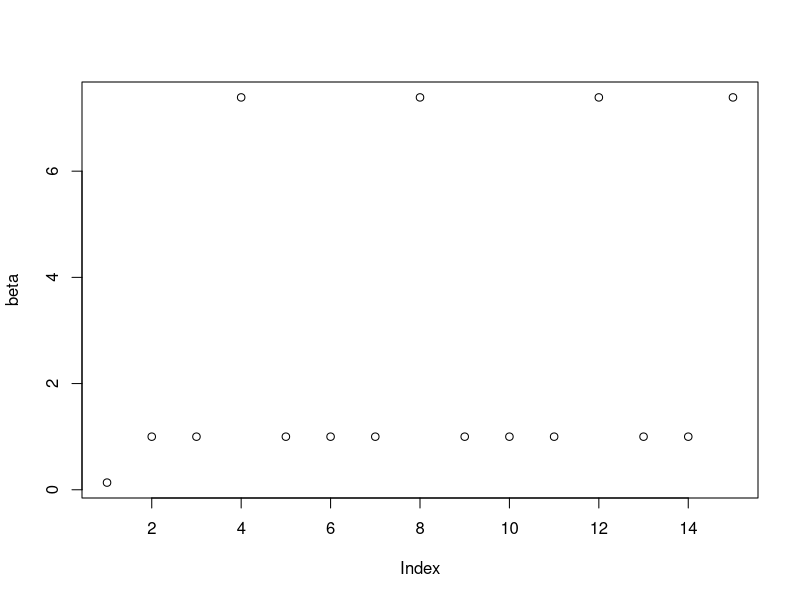
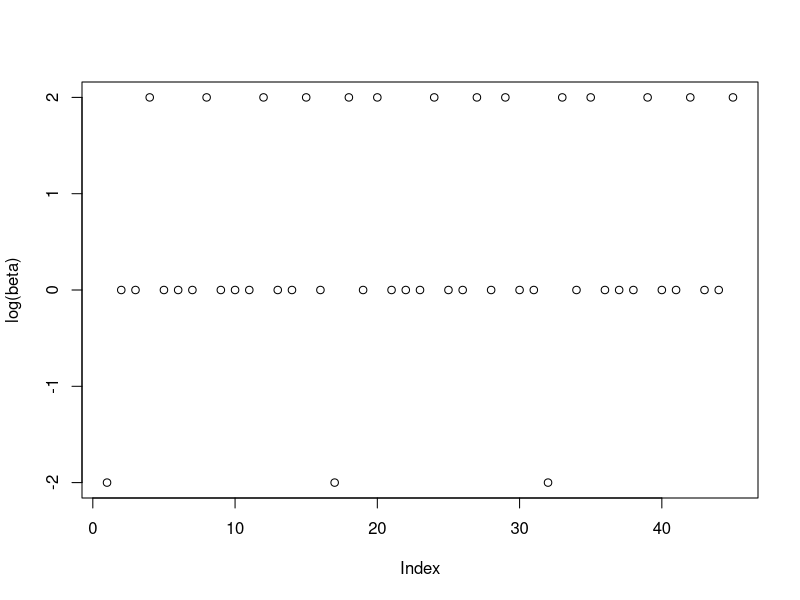
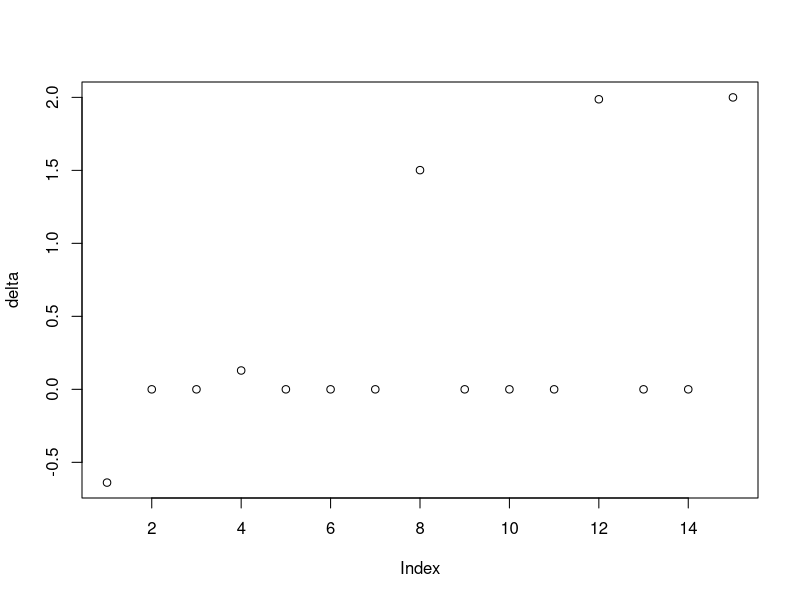
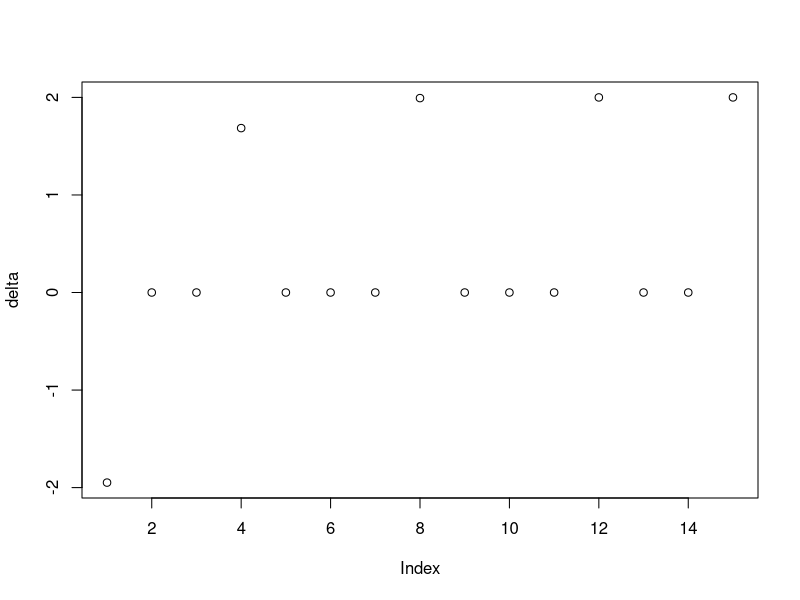
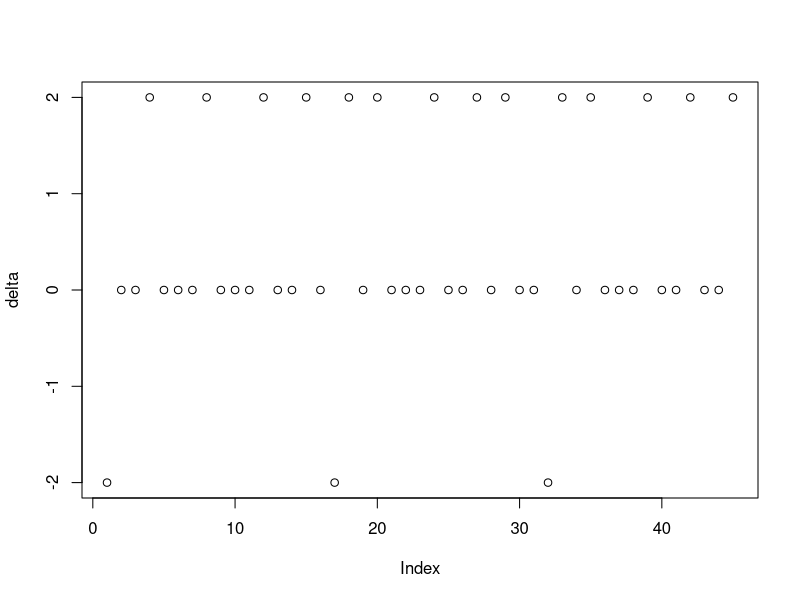

These charts were generated, in order, by the following R code:
##### Read data

setwd('Dropbox/Work/Courses/Berkeley/STAT 222/STAT-222-Capstone-Project')
data <- read.csv('Data/deathrate.csv')

##### Clean data

# Drop redundant index column
data$X <- NULL

# Drop counties with missing poverty data
data <- data[data$County != 'Kalawao County, HI',]
data <- data[data$County != 'Mc Kean County, PA',]

# Drop duplicate rows
data <- data[-c(788, 3924, 7060, 10196),]

# TO DO: Merge data with cities.csv to get latitudes and longitudes for mapping

##### Model

## Linear regression

# Single county

county_name = 'Alameda County, CA'
alameda <- data[data$County == county_name, ]
alameda_y <- exp(alameda[alameda$Year %in% 2000:2014, ]$Deathrate)
alameda_x <- exp(alameda[alameda$Year %in% 1999:2013, ]$Deathrate)
alameda_X <- diag(alameda_x)
beta <- coef(lm(alameda_y ~ alameda_X + 0))
# Note: We should probably look into changing the linear model
# to a generalized linear model to account for the count data.
# The poisson distribution may be a more accurate model for our data.
plot(beta)

# Multiple counties

unique_counties <- c('Alameda County, CA', 'Sonoma County, CA', 'Marin County, CA')
# unique_counties <- unique(data$County) 
# Change code for all counties
# Note: This throws an error when calling as.matrix below. 
# We need to figure out how to solve this memory issue
n <- length(unique_counties)
y_list <- vector("list", n)
X_list <- vector('list', n)

i <- 1
for (county_name in unique_counties) {
  county <- data[data$County == county_name,]
  county_y <- exp(county[county$Year %in% 2000:2014, ]$Deathrate)
  county_x <- exp(county[county$Year %in% 1999:2013, ]$Deathrate)
  county_X <- diag(county_x)
  y_list[[i]] <- county_y
  X_list[[i]] <- county_X
  i <- i+1
}

library(Matrix)

y <- do.call(c, y_list)
X <- do.call(bdiag, X_list)
X <- as.matrix(X)
beta <- coef(lm(y ~ X + 0))
plot(log(beta))

## Regularized regression

# We would like to regularize our answer towards the all ones vector
# To do this we adopt the approach described here:
# https://stats.stackexchange.com/questions/16604/computing-ridge-regression-with-prior-different-from-0

ridge <- function(y, X, lambda, prior_mean) {
  n <- dim(X)[1]
  p <- dim(X)[2]
  return(solve((t(X) %*% X + lambda * diag(p)), t(X) %*% y + lambda * prior_mean))
}

# To do: Figure out how to incorporate covariance of prior

# Single county

# Should recover original linear regression 
beta <- ridge(alameda_y, alameda_X, lambda = 1000000, rep(1,15))
delta <- log(beta)
plot(delta)

# Should get closer to all ones vector as lambda increases
beta <- ridge(alameda_y, alameda_X, lambda = 10000, rep(1,15))
delta <- log(beta)
plot(delta)

# Multiple counties

beta <- ridge(y, X, lambda = 0, rep(1,length(y)))
delta <- log(beta)
plot(delta)

